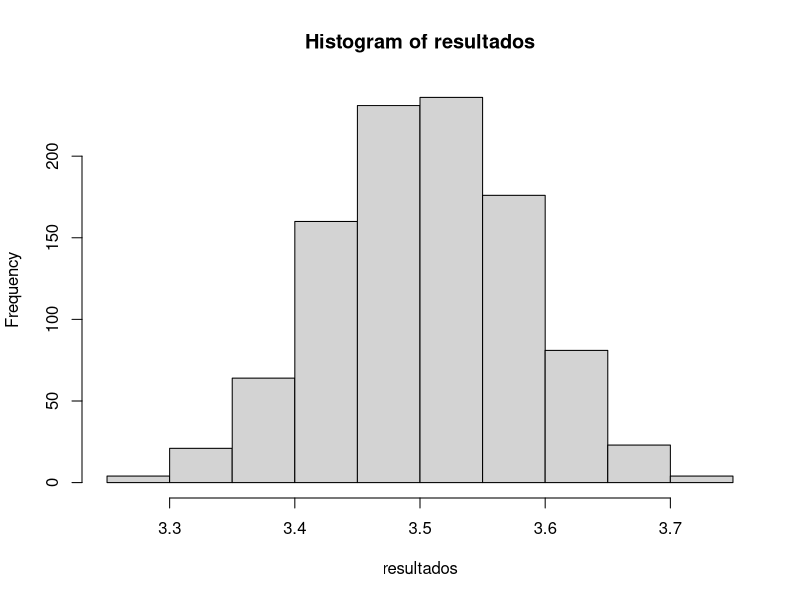

Here is the R script that generated this plot: (Note: this script raises an error after producing the figure.)
media <- mean(sample(1:6,500,replace = TRUE))

resultados <- c()
for (i in 1:1000) {
  resultados[i] <- mean(sample(1:6,500,replace = TRUE))
}
hist(resultados)

dados <- data.frame(resultados)

dados |>
  ggplot(aes(x = resultados)) +
  geom_density(fill = "lightblue")+
  theme_minimal()

#-------------------------------------------------------------------------------

populacao <- sample(0:1, 100000, replace = TRUE, prob = c(0.9,0.1))
valor_real <- mean(populacao)
amostra <- sample(populacao, 500)
media <- mean(amostra)
media

parte_inferior <- media - 1.96* (sqrt(media * (1-media)) / sqrt(500))
parte_superior <- media + 1.96* (sqrt(media * (1-media)) / sqrt(500))

inferiores <- c()
superiores <- c()

for (k in 1:100){
  amostra <- sample(populacao, 500)
  media <- mean(amostra)
  inferiores[k] <- media - 1.96* (sqrt(media * (1-media)) / sqrt(500))
  superiores[k] <- media + 1.96* (sqrt(media * (1-media)) / sqrt(500))
}

intervalos <- data.frame(inferiores, superiores, contador = 1:100)

intervalos |>
  ggplot()+
  geom_segment(aes(x = inferiores, xend = superiores, y = contador, yend = contador)) +
  geom_vline(xintercept = valor_real, col = "red") +
  theme_minimal()

categoria <- ifelse(intervalos$inferiores > valor_real | intervalos$superiores < valor_real, 0, 1)

intervalos$categoria <- as.factor(categoria)

intervalos |>
  ggplot()+
  geom_segment(aes(x = inferiores, xend = superiores, y = contador, yend = contador, col = categoria)) +
  geom_vline(xintercept = valor_real, col = "red") +
  theme_minimal()

